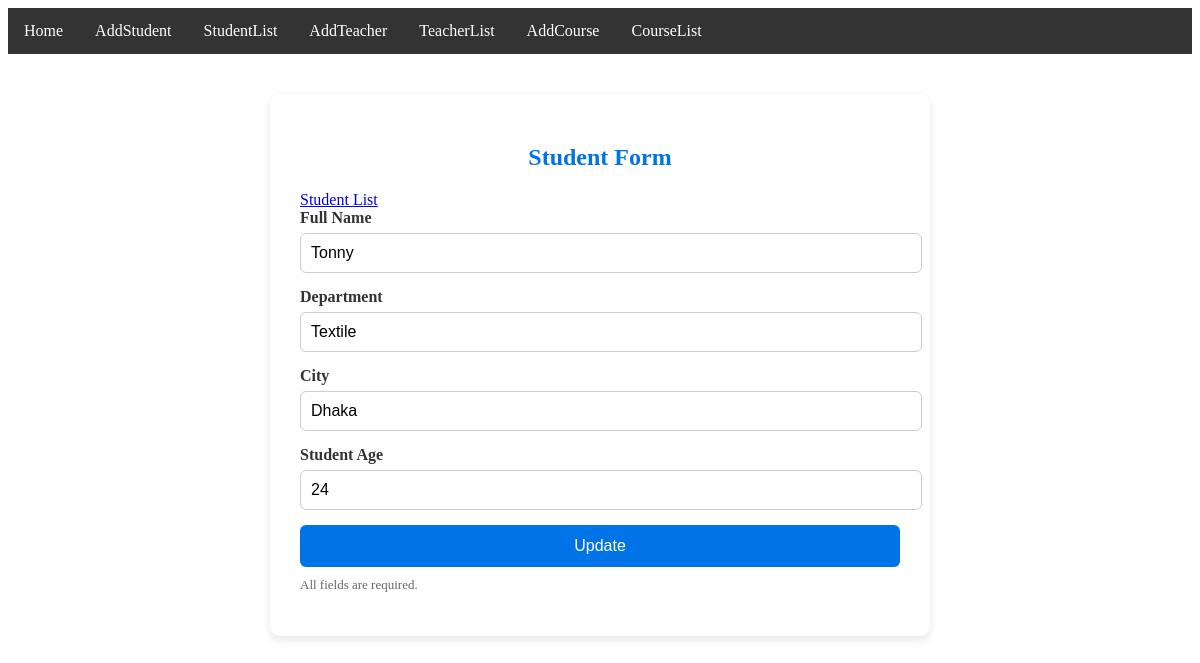
Screenshot of /editStudent/4 with the database file from the repository.
### reviewApp/models.py (models this page shows)
class StudentModel(models.Model):
    Student_Name=models.CharField(max_length=100)
    Department_Name=models.CharField(max_length=150)
    City_Name=models.CharField(max_length=100)
    Student_Age=models.IntegerField()

### reviewProject/views.py (the view, shortened to what this page needs)
# urls.py: path('editStudent/<str:myid>', editStudent,name='editStudent'),
def editStudent(request,myid):
    student=StudentModel.objects.get(id=myid)
    contex={
        'data':student
    }
    return render(request,"editStudent.html",contex)

### Template/editStudent.html (shortened to what this page needs)
{% extends 'master.html' %}
{% block body %}
<!DOCTYPE html>
<html lang="en">
<head>
</head>
<body>
  <div class="container">
    <h2>Student Form</h2>
    <a href="{% url 'StudentList' %}">Student List</a>
    <form action=" "method="POST">
      <div class="form-group">
        <label for="studentName">Full Name</label>
        <input type="text" id="studentName" value="{{data.Student_Name}}" name="studentName" required />
      </div>
      <div class="form-group">
        <label for="departmentName">Department</label>
        <input type="text" id="departmentName" value="{{data.Department_Name}}" name= "departmentName" required />
      </div>
      <div class="form-group">
        <label for="city">City</label>
        <input type="text" id="city" value="{{data.City_Name}}" name="city" required />
      </div>
      <div class="form-group">
       <label for="studentAge">Student Age</label>
        <input type="number" id="studentAge" value="{{data.Student_Age}}" name="studentAge" min="1" max="100" required />
      </div>
    <div>
      <button type="submit">Update</button>
      <p class="form-note">All fields are required.</p>
    </form>
  </div>
</body>
</html>
</body>
</html>
{% endblock body %}

### Template/editStudent.html (style rules this page uses)
.container { max-width: 600px; margin: 40px auto; background-color: white; padding: 30px; border-radius: 10px; box-shadow: 0 4px 10px rgba(0, 0, 0, 0.1); }
h2 { text-align: center; color: #0073e6; margin-bottom: 20px; }
.form-group { margin-bottom: 15px; }
label { display: block; margin-bottom: 6px; font-weight: bold; color: #333; }
input, select, textarea { width: 100%; padding: 10px; border: 1px solid #ccc; border-radius: 6px; font-size: 16px; }
button { background-color: #0073e6; color: white; padding: 12px 20px; border: none; border-radius: 6px; font-size: 16px; cursor: pointer; width: 100%; }
.form-note { font-size: 13px; color: #666; margin-top: 10px; }

### rows the page displays
StudentModel: studentName "Tonny", departmentName "Textile", city "Dhaka", studentAge "24"
